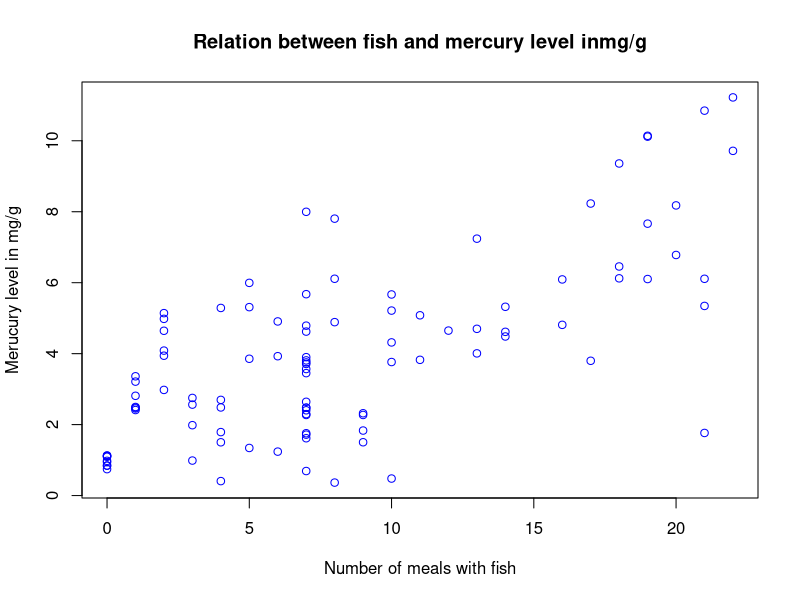
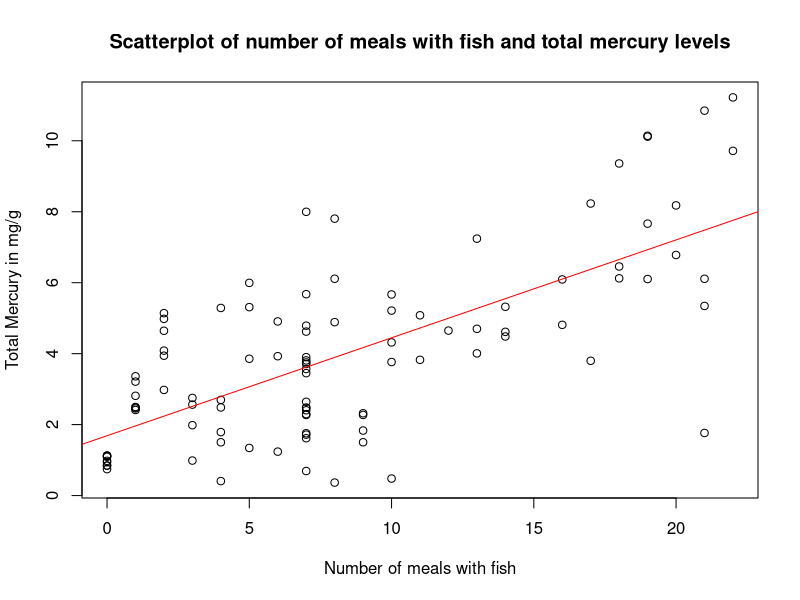

Reproduce these figures in R, in order.
getwd()
setwd('/home/xuyuhan/Desktop/BU-learn-S2023/METCS555A3/HW3')
mercury = read.csv('cs555_hw3.csv', header = TRUE)

#homework main
#1
plot(mercury$Number.of.meals.with.fish, mercury$Total.Mercury.in.mg.g,xlab= 'Number of meals with fish', ylab= 'Merucury level in mg/g', col= 'blue', main='Relation between fish and mercury level inmg/g')

#2
cor(mercury$Number.of.meals.with.fish, mercury$Total.Mercury.in.mg.g)

#3
model <- lm(Total.Mercury.in.mg.g ~ Number.of.meals.with.fish, data = mercury)
a <- coef(model)[1] # intercept
b <- coef(model)[2] # slope
cat("Regression equation: Total Mercury = ", round(a, 3), "+", round(b, 3), "x Number of meals with fish")
plot(mercury$Number.of.meals.with.fish, mercury$Total.Mercury.in.mg.g,
     xlab = "Number of meals with fish", ylab = "Total Mercury in mg/g",
     main = "Scatterplot of number of meals with fish and total mercury levels")
abline(model, col = "red")

#4
beta1_hat <- coef(model)[2]
cat("The estimate for 𝛽1 is", beta1_hat, ". This means that for every additional meal with fish, the average total mercury in head hair is estimated to increase by", beta1_hat, "mg/g.\n")
beta0_hat <- coef(model)[1]
cat("The estimate for 𝛽0 is", beta0_hat, ". This means that when the number of meals with fish is 0, the average total mercury in head hair is estimated to be", beta0_hat, "mg/g.\n")

#5
anova(model)
summary(model)$coefficients[2, 2]

# Hypothesis test
# Step 1: State the null and alternative hypotheses
# H0: β1 = 0
# Ha: β1 ≠ 0

# Step 2: Set the significance level
alpha <- 0.05

# Step 3: Calculate the test statistic
t_stat <- summary(model)$coefficients[2, 3]

# Step 4: Calculate the p-value
p_value <- 2 * pt(abs(t_stat), df = nrow(mercury) - 2, lower.tail = FALSE)

# Step 5: Make a decision and interpret the results
if (p_value < alpha) {
  cat("Reject H0: β1 ≠ 0\n")
} else {
  cat("Fail to reject H0: β1 = 0\n")
}


summary(model)$r.squared
confint(model, level = 0.90)


#ec
